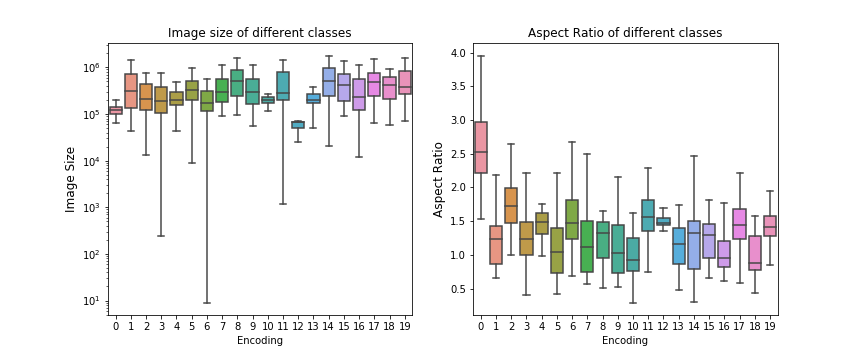
#> input picture aa.png, 864 x 360 px
$ python -i preprocess.py   (imports and definitions only)   (older library calls are emulated)
#> lines starting #> are read from the running program, lines starting #| are printed output that depends on the picture
from datainput import *
import pandas as pd
import numpy as np
import cv2
from PIL import Image, ImageChops


class feature_extract:
    """class method for easy plotting and function call"""

    def __init__(self):
        self.names = {0: "image size",
                      1: "aspect ratio",
                      2: "red-channel average",
                      3: "green-channel average",
                      4: "blue-channel average",
                      5: "red-channel variance",
                      6: "green-channel variance",
                      7: "blue-channel variance",
                      8: "laplacian average",
                      9: "laplacian variance",

                      11: "red-channel quantiles",
                      12: "green-channel quantiles",
                      13: "blue-channel quantiles",
                      14: "laplacian quantiles",
                      15: "upsampled gray image"}

        self.funcs = {0: feature_extract.ft_size,
                      1: feature_extract.ft_aspect_ratio,
                      2: feature_extract.ft_r_mean,
                      3: feature_extract.ft_g_mean,
                      4: feature_extract.ft_b_mean,
                      5: feature_extract.ft_r_var,
                      6: feature_extract.ft_g_var,
                      7: feature_extract.ft_b_var,
                      8: feature_extract.ft_e_mean,
                      9: feature_extract.ft_e_var,

                      11: feature_extract.ft_r_quantile,
                      12: feature_extract.ft_g_quantile,
                      13: feature_extract.ft_b_quantile,
                      14: feature_extract.ft_e_quantile,
                      15: feature_extract.ft_shrinked_gray}

        self.labels = {0: "Airplanes", 1: "Bear", 2: "Blimp", 3: "Comet", 4: "Crab",
                       5: "Dog", 6: "Dolphin", 7: "Giraffe", 8: "Goat", 9: "Gorilla",
                       10: "Kangaroo", 11: "Killer-Whale", 12: "Leopards", 13: "Llama",
                       14: "Penguin", 15: "Porcupine", 16: "Teddy-Bear", 17: "Triceratops",
                       18: "Unicorn", 19: "Zebra"}

    # scalar features
    # [97 lines left out: functions ft_size, ft_aspect_ratio, ft_r_mean, ft_g_mean, ft_b_mean, ft_r_var and 13 more, not called in this run]

    # helper functions
    @staticmethod
    def quantiles(image_single_color, divide=np.arange(0, 1.1, 0.1)):
        return np.quantile(image_single_color.flatten(), divide)

    # [33 lines left out: functions partition, resize_image, convert_grey, not called in this run]

    @staticmethod
    def trim(image):
        # trim empty background spaces
        image = Image.fromarray(image)
        bg1 = Image.new(image.mode, image.size, image.getpixel((0, 0)))

        diff1 = ImageChops.difference(image, bg1)
        diff1 = ImageChops.add(diff1, diff1, 2.0, -100)
        bbox1 = diff1.getbbox()
        if bbox1:
            image = image.crop(bbox1)

        bg2 = Image.new(image.mode, image.size, image.getpixel(
            (image.width - 1, image.height - 1)))
        diff2 = ImageChops.difference(image, bg2)
        diff2 = ImageChops.add(diff2, diff2, 2.0, -100)
        bbox2 = diff2.getbbox()
        if bbox2:
            image = image.crop(bbox2)

        return np.array(image)

    # intermediate functions
    # [46 lines left out: functions trim_all, edge_all, feature_frame, not called in this run]


# [6 lines not run here, left out]

>>> import cv2
>>> picture = cv2.imread('aa.png', cv2.IMREAD_GRAYSCALE)
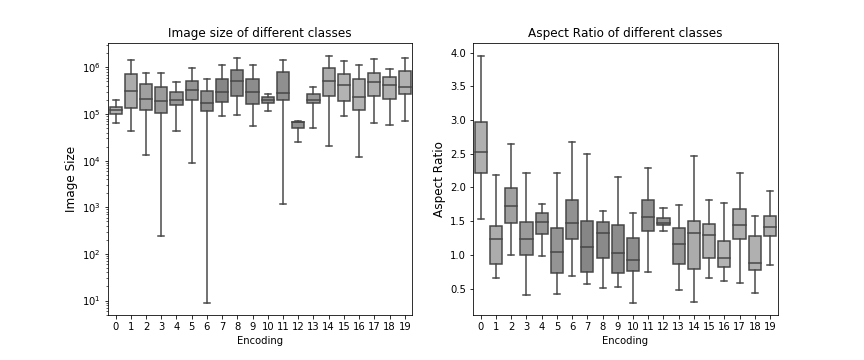
#> picture: shape (360, 864); min 0, max 255, mean 241.8
>>> result = feature_extract().trim(picture)
#> in trim, `bg1 = Image.new(image.mode, image.size, image.getpixel((0, 0)))`: bg1: PIL image 864x360 L; every value is 255
#> in trim, `diff1 = ImageChops.difference(image, bg1)`:
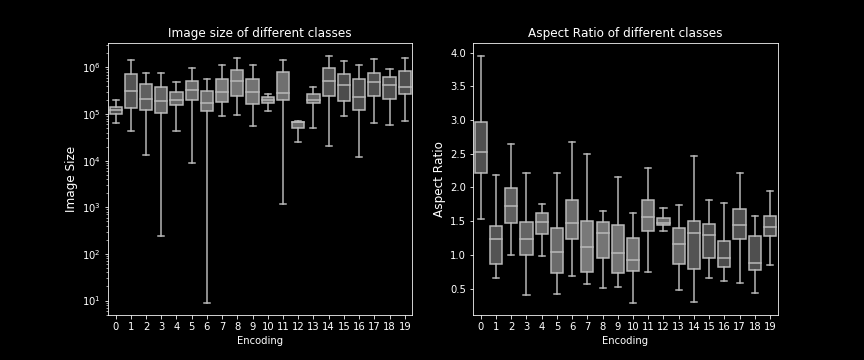
#> diff1: PIL image 864x360 L; min 0, max 255, mean 13.2
#> in trim, `diff1 = ImageChops.add(diff1, diff1, 2.0, -100)`:
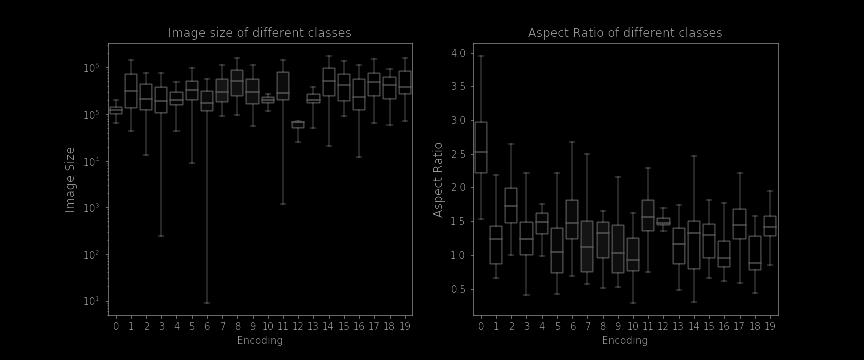
#> diff1: PIL image 864x360 L; min 0, max 155, mean 4
#> in trim, `bbox1 = diff1.getbbox()`: bbox1 = (64, 27, 779, 346)
#> in trim, `image = image.crop(bbox1)`:
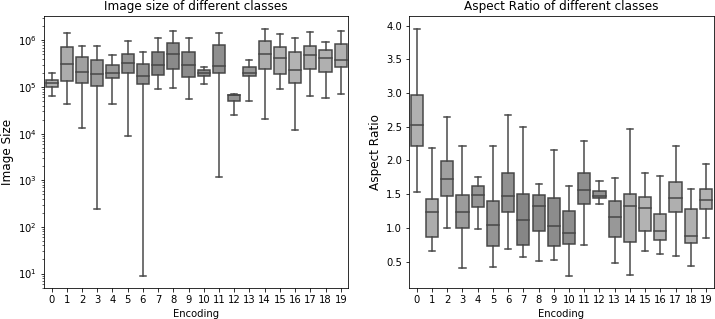
#> image: PIL image 715x319 L; min 0, max 255, mean 237
#> in trim, `bg2 = Image.new(image.mode, image.size, image.getpixel( (image.width -..`: bg2: PIL image 715x319 L; every value is 255
#> in trim, `diff2 = ImageChops.difference(image, bg2)`:
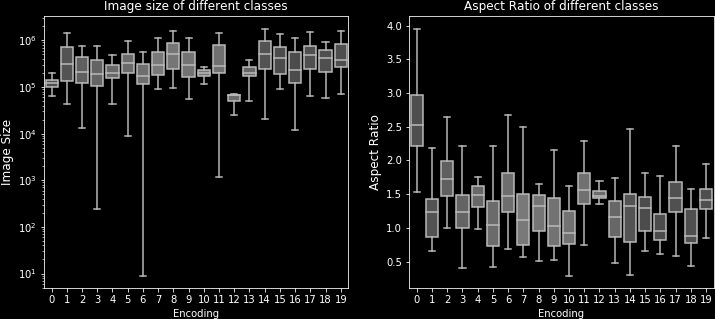
#> diff2: PIL image 715x319 L; min 0, max 255, mean 18
#> in trim, `diff2 = ImageChops.add(diff2, diff2, 2.0, -100)`:
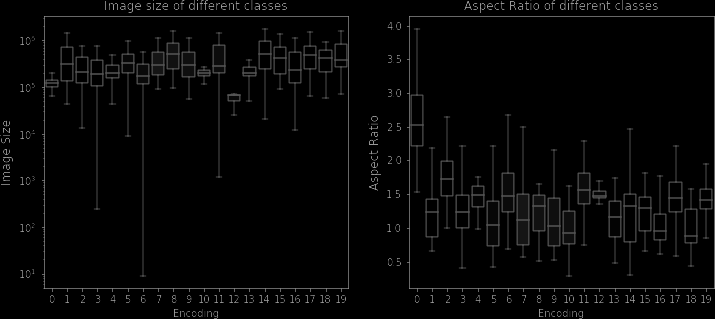
#> diff2: PIL image 715x319 L; min 0, max 155, mean 5.4
#> in trim, `bbox2 = diff2.getbbox()`: bbox2 = (0, 0, 715, 319)
